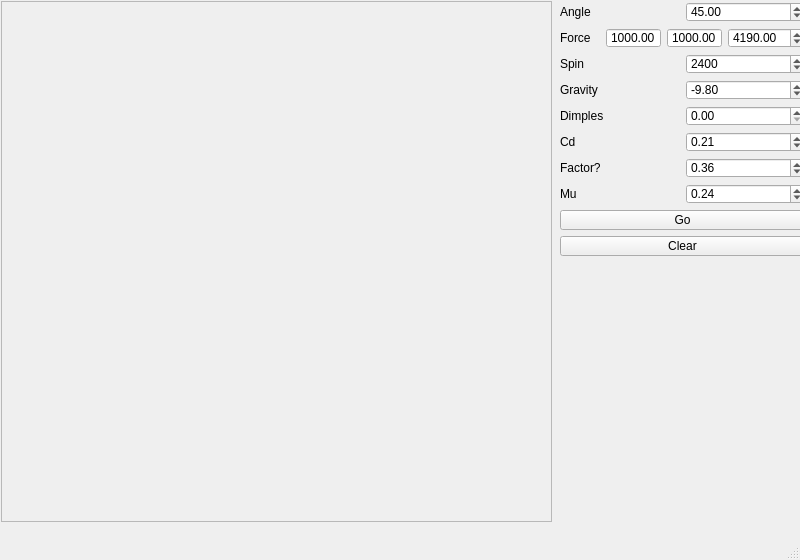
<?xml version="1.0" encoding="UTF-8"?>
<ui version="4.0">
 <class>MainWindow</class>
 <widget class="QMainWindow" name="MainWindow">
  <property name="geometry">
   <rect>
    <x>0</x>
    <y>0</y>
    <width>800</width>
    <height>560</height>
   </rect>
  </property>
  <property name="windowTitle">
   <string>MainWindow</string>
  </property>
  <widget class="QWidget" name="centralwidget">
   <widget class="Canvas" name="frame">
    <property name="geometry">
     <rect>
      <x>1</x>
      <y>1</y>
      <width>551</width>
      <height>521</height>
     </rect>
    </property>
    <property name="autoFillBackground">
     <bool>false</bool>
    </property>
    <property name="frameShape">
     <enum>QFrame::StyledPanel</enum>
    </property>
    <property name="frameShadow">
     <enum>QFrame::Sunken</enum>
    </property>
   </widget>
   <widget class="QWidget" name="layoutWidget">
    <property name="geometry">
     <rect>
      <x>560</x>
      <y>2</y>
      <width>245</width>
      <height>254</height>
     </rect>
    </property>
    <layout class="QVBoxLayout" name="verticalLayout">
     <item>
      <layout class="QHBoxLayout" name="horizontalLayout">
       <item>
        <widget class="QLabel" name="label">
         <property name="text">
          <string>Angle</string>
         </property>
        </widget>
       </item>
       <item>
        <widget class="QDoubleSpinBox" name="angleSpinBox">
         <property name="maximum">
          <double>90.000000000000000</double>
         </property>
         <property name="value">
          <double>45.000000000000000</double>
         </property>
        </widget>
       </item>
      </layout>
     </item>
     <item>
      <layout class="QHBoxLayout" name="horizontalLayout_2">
       <item>
        <widget class="QLabel" name="label_2">
         <property name="text">
          <string>Force</string>
         </property>
        </widget>
       </item>
       <item>
        <widget class="QDoubleSpinBox" name="mphSpinBox">
         <property name="enabled">
          <bool>true</bool>
         </property>
         <property name="readOnly">
          <bool>true</bool>
         </property>
         <property name="buttonSymbols">
          <enum>QAbstractSpinBox::NoButtons</enum>
         </property>
         <property name="maximum">
          <double>1000.000000000000000</double>
         </property>
         <property name="value">
          <double>1000.000000000000000</double>
         </property>
        </widget>
       </item>
       <item>
        <widget class="QDoubleSpinBox" name="mpsSpinBox">
         <property name="enabled">
          <bool>true</bool>
         </property>
         <property name="readOnly">
          <bool>true</bool>
         </property>
         <property name="buttonSymbols">
          <enum>QAbstractSpinBox::NoButtons</enum>
         </property>
         <property name="maximum">
          <double>1000.000000000000000</double>
         </property>
         <property name="value">
          <double>1000.000000000000000</double>
         </property>
        </widget>
       </item>
       <item>
        <widget class="QDoubleSpinBox" name="forceSpinBox">
         <property name="maximum">
          <double>10000.000000000000000</double>
         </property>
         <property name="value">
          <double>4190.000000000000000</double>
         </property>
        </widget>
       </item>
      </layout>
     </item>
     <item>
      <layout class="QHBoxLayout" name="horizontalLayout_3">
       <item>
        <widget class="QLabel" name="label_3">
         <property name="text">
          <string>Spin</string>
         </property>
        </widget>
       </item>
       <item>
        <widget class="QDoubleSpinBox" name="spinSpinBox">
         <property name="decimals">
          <number>0</number>
         </property>
         <property name="minimum">
          <double>-10000.000000000000000</double>
         </property>
         <property name="maximum">
          <double>10000.000000000000000</double>
         </property>
         <property name="value">
          <double>2400.000000000000000</double>
         </property>
        </widget>
       </item>
      </layout>
     </item>
     <item>
      <layout class="QHBoxLayout" name="horizontalLayout_4">
       <item>
        <widget class="QLabel" name="label_4">
         <property name="text">
          <string>Gravity</string>
         </property>
        </widget>
       </item>
       <item>
        <widget class="QDoubleSpinBox" name="gravitySpinBox">
         <property name="minimum">
          <double>-10.000000000000000</double>
         </property>
         <property name="maximum">
          <double>10.000000000000000</double>
         </property>
         <property name="value">
          <double>-9.800000000000001</double>
         </property>
        </widget>
       </item>
      </layout>
     </item>
     <item>
      <layout class="QHBoxLayout" name="horizontalLayout_5">
       <item>
        <widget class="QLabel" name="label_5">
         <property name="text">
          <string>Dimples</string>
         </property>
        </widget>
       </item>
       <item>
        <widget class="QDoubleSpinBox" name="dimplesSpinBox"/>
       </item>
      </layout>
     </item>
     <item>
      <layout class="QHBoxLayout" name="horizontalLayout_6">
       <item>
        <widget class="QLabel" name="cdSpinBoxLabel">
         <property name="text">
          <string>Cd</string>
         </property>
        </widget>
       </item>
       <item>
        <widget class="QDoubleSpinBox" name="cdSpinBox">
         <property name="maximum">
          <double>1.000000000000000</double>
         </property>
         <property name="singleStep">
          <double>0.010000000000000</double>
         </property>
         <property name="value">
          <double>0.210000000000000</double>
         </property>
        </widget>
       </item>
      </layout>
     </item>
     <item>
      <layout class="QHBoxLayout" name="horizontalLayout_7">
       <item>
        <widget class="QLabel" name="cdSpinBoxLabel_2">
         <property name="text">
          <string>Factor?</string>
         </property>
        </widget>
       </item>
       <item>
        <widget class="QDoubleSpinBox" name="factorSpinBox">
         <property name="maximum">
          <double>1.000000000000000</double>
         </property>
         <property name="singleStep">
          <double>0.010000000000000</double>
         </property>
         <property name="value">
          <double>0.360000000000000</double>
         </property>
        </widget>
       </item>
      </layout>
     </item>
     <item>
      <layout class="QHBoxLayout" name="horizontalLayout_8">
       <item>
        <widget class="QLabel" name="cdSpinBoxLabel_3">
         <property name="text">
          <string>Mu</string>
         </property>
        </widget>
       </item>
       <item>
        <widget class="QDoubleSpinBox" name="muSpinBox">
         <property name="maximum">
          <double>1.000000000000000</double>
         </property>
         <property name="singleStep">
          <double>0.010000000000000</double>
         </property>
         <property name="value">
          <double>0.240000000000000</double>
         </property>
        </widget>
       </item>
      </layout>
     </item>
     <item>
      <widget class="QPushButton" name="pushButton">
       <property name="text">
        <string>Go</string>
       </property>
      </widget>
     </item>
     <item>
      <widget class="QPushButton" name="clearButton">
       <property name="text">
        <string>Clear</string>
       </property>
      </widget>
     </item>
    </layout>
   </widget>
  </widget>
  <widget class="QMenuBar" name="menubar">
   <property name="geometry">
    <rect>
     <x>0</x>
     <y>0</y>
     <width>800</width>
     <height>15</height>
    </rect>
   </property>
  </widget>
  <widget class="QStatusBar" name="statusbar"/>
 </widget>
 <customwidgets>
  <customwidget>
   <class>Canvas</class>
   <extends>QFrame</extends>
   <header>view</header>
   <container>1</container>
  </customwidget>
 </customwidgets>
 <resources/>
 <connections/>
</ui>
